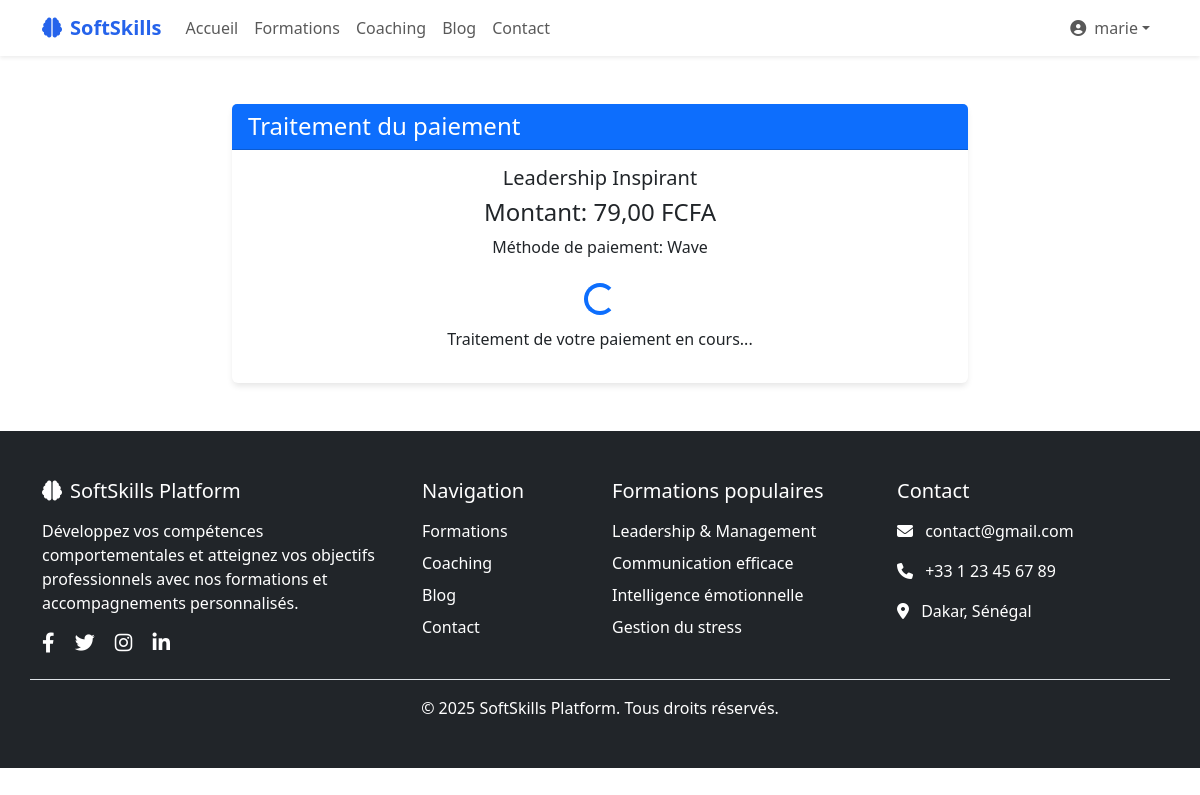
Screenshot of /payments/process/2/wave/ (signed in) with the database file from the repository.
### users/models.py (models this page shows, shortened)
class CustomUser(AbstractUser):
    phone = models.CharField(_('phone number'), max_length=20, blank=True)
    profile_picture = models.ImageField(
        upload_to='profile_pics/',
        null=True,
        blank=True
    )
    bio = models.TextField(_('bio'), max_length=500, blank=True)
    is_subscribed = models.BooleanField(_('abonné'), default=False)
    subscription_end_date = models.DateTimeField(
        _('date de fin d\'abonnement'),
        null=True,
        blank=True
    )
    class Meta:
        db_table = 'users_customuser'
        verbose_name = _('user')
        verbose_name_plural = _('users')

### courses/models.py (models this page shows, shortened)
class Course(models.Model):
    DIFFICULTY_LEVELS = [
        ('beginner', 'Débutant'),
        ('intermediate', 'Intermédiaire'),
        ('advanced', 'Avancé'),
    ]
    title = models.CharField(_('titre'), max_length=200)
    slug = models.SlugField(_('slug'), max_length=200, unique=True)
    description = models.TextField(_('description'))
    short_description = models.CharField(_('description courte'), max_length=300)
    category = models.ForeignKey(
        Category,
        on_delete=models.CASCADE,
        related_name='courses',
        verbose_name=_('catégorie')
    )
    instructor = models.ForeignKey(
        'users.CustomUser',
        on_delete=models.CASCADE,
        related_name='courses_taught',
        verbose_name=_('formateur'),
        limit_choices_to={'user_type': 'coach'}
    )
    difficulty_level = models.CharField(
        _('niveau de difficulté'),
        max_length=20,
        choices=DIFFICULTY_LEVELS,
        default='beginner'
    )
    duration_hours = models.PositiveIntegerField(_('durée en heures'))
    price = models.DecimalField(
        _('prix'),
        max_digits=10,
        decimal_places=2,
        default=0.00
    )
    is_free = models.BooleanField(_('gratuit'), default=False)
    thumbnail = models.ImageField(
        _('miniature'),
        upload_to='course_thumbnails/',
        blank=True,
        null=True
    )
    video_intro = models.URLField(_('vidéo d\'introduction'), blank=True)
    objectives = models.TextField(_('objectifs d\'apprentissage'))
    prerequisites = models.TextField(_('prérequis'), blank=True)
    target_audience = models.TextField(_('public cible'))
    is_published = models.BooleanField(_('publié'), default=False)
    is_featured = models.BooleanField(_('mis en avant'), default=False)
    enrollment_count = models.PositiveIntegerField(_('nombre d\'inscriptions'), default=0)
    created_at = models.DateTimeField(_('créé le'), auto_now_add=True)
    updated_at = models.DateTimeField(_('modifié le'), auto_now=True)
    published_at = models.DateTimeField(_('publié le'), null=True, blank=True)
    class Meta:
        verbose_name = _('formation')
        verbose_name_plural = _('formations')
        ordering = ['-created_at']

### payments/views.py (the view)
# urls.py: path('process/<int:course_id>/<str:payment_method>/', views.process_payment, name='process_payment'),
@login_required
@login_required
def process_payment(request, course_id, payment_method):
    course = get_object_or_404(Course, id=course_id, is_published=True)
    if CourseEnrollment.objects.filter(user_id=request.user.id, course=course).exists():
        messages.warning(request, "Vous êtes déjà inscrit à ce cours.")
        return redirect('courses:course_detail', slug=course.slug)
    context = {
        'course': course,
        'payment_method': payment_method,
    }
    return render(request, 'payments/process_payment.html', context)

### templates/payments/process_payment.html (shortened to what this page needs)
{% extends 'base.html' %}
{% load static %}
{% block content %}
<div class="container py-5">
    <div class="row justify-content-center">
        <div class="col-md-8">
            <div class="card">
                <div class="card-header bg-primary text-white">
                    <h4 class="mb-0">Traitement du paiement</h4>
                </div>
                <div class="card-body text-center">
                    <h5 class="card-title">{{ course.title }}</h5>
                    <p class="h4">Montant: {{ course.price }} FCFA</p>
                    <p>Méthode de paiement: {{ payment_method|title }}</p>
                    <div class="mt-4">
                        <div class="spinner-border text-primary" role="status">
                        </div>
                        <p class="mt-2">Traitement de votre paiement en cours...</p>
                    </div>
                </div>
            </div>
        </div>
    </div>
</div>
{% endblock %}

### templates/base.html (shortened to what this page needs)
<!DOCTYPE html>
<html lang="fr">
<head>
    <link href="https://cdn.jsdelivr.net/npm/bootstrap@5.3.0/dist/css/bootstrap.min.css" rel="stylesheet">
    <link rel="stylesheet" href="https://cdnjs.cloudflare.com/ajax/libs/font-awesome/6.4.0/css/all.min.css">
</head>
<body>
    <nav class="navbar navbar-expand-lg navbar-light bg-white shadow-sm">
        <div class="container">
            <a class="navbar-brand" href="{% url 'courses:home' %}">
                <i class="fas fa-brain me-2"></i>SoftSkills
            </a>
            <div class="collapse navbar-collapse" id="navbarNav">
                <ul class="navbar-nav me-auto">
                    <li class="nav-item">
                        <a class="nav-link" href="{% url 'courses:home' %}">Accueil</a>
                    </li>
                    <li class="nav-item">
                        <a class="nav-link" href="{% url 'courses:course_list' %}">Formations</a>
                    </li>
                    <li class="nav-item">
                        <a class="nav-link" href="{% url 'coaching:coach_list' %}">Coaching</a>
                    </li>
                    <li class="nav-item">
                        <a class="nav-link" href="{% url 'blog:post_list' %}">Blog</a>
                    </li>
                    <li class="nav-item">
                        <a class="nav-link" href="{% url 'contact:contact' %}">Contact</a>
                    </li>
                </ul>
                <ul class="navbar-nav">
                    {% if user.is_authenticated %}
                        <li class="nav-item dropdown">
                            <a class="nav-link dropdown-toggle d-flex align-items-center" href="#" id="userDropdown" role="button" data-bs-toggle="dropdown" aria-expanded="false">
                                {% if user.profile_picture %}
                                    <img src="{{ user.profile_picture.url }}" alt="Photo de profil" class="profile-img me-2">
                                {% else %}
                                    <i class="fas fa-user-circle me-2"></i>
                                {% endif %}
                                {{ user.first_name|default:user.email|truncatechars:15 }}
                            </a>
                        </li>
                    {% endif %}
                </ul>
            </div>
        </div>
    </nav>
    <main>
        {% block content %}{% endblock %}
    </main>
    <footer class="bg-dark text-white py-5">
        <div class="container">
            <div class="row g-4">
                <div class="col-md-4">
                    <h5 class="mb-3"><i class="fas fa-brain me-2"></i>SoftSkills Platform</h5>
                    <p>Développez vos compétences comportementales et atteignez vos objectifs professionnels avec nos formations et accompagnements personnalisés.</p>
                    <div class="mt-3">
                        <a href="#" class="text-white me-3" aria-label="Facebook"><i class="fab fa-facebook-f fa-lg"></i></a>
                        <a href="#" class="text-white me-3" aria-label="Twitter"><i class="fab fa-twitter fa-lg"></i></a>
                        <a href="#" class="text-white me-3" aria-label="Instagram"><i class="fab fa-instagram fa-lg"></i></a>
                        <a href="#" class="text-white" aria-label="LinkedIn"><i class="fab fa-linkedin-in fa-lg"></i></a>
                    </div>
                </div>
                <div class="col-md-2">
                    <h5 class="mb-3">Navigation</h5>
                    <ul class="list-unstyled">
                        <li class="mb-2"><a href="{% url 'courses:course_list' %}" class="text-white text-decoration-none">Formations</a></li>
                        <li class="mb-2"><a href="{% url 'coaching:coach_list' %}" class="text-white text-decoration-none">Coaching</a></li>
                        <li class="mb-2"><a href="{% url 'blog:post_list' %}" class="text-white text-decoration-none">Blog</a></li>
                        <li><a href="#" class="text-white text-decoration-none">Contact</a></li>
                    </ul>
                </div>
                <div class="col-md-3">
                    <h5 class="mb-3">Formations populaires</h5>
                    <ul class="list-unstyled">
                        <li class="mb-2">Leadership & Management</li>
                        <li class="mb-2">Communication efficace</li>
                        <li class="mb-2">Intelligence émotionnelle</li>
                        <li>Gestion du stress</li>
                    </ul>
                </div>
                <div class="col-md-3">
                    <h5 class="mb-3">Contact</h5>
                    <ul class="list-unstyled">
                        <li class="mb-3">
                            <i class="fas fa-envelope me-2"></i>
                            <a href="mailto:contact@gmail.com" class="text-white text-decoration-none">contact@gmail.com</a>
                        </li>
                        <li class="mb-3">
                            <i class="fas fa-phone me-2"></i>
                            <a href="tel:+33123456789" class="text-white text-decoration-none">+33 1 23 45 67 89</a>
                        </li>
                        <li>
                            <i class="fas fa-map-marker-alt me-2"></i>
                            <span>Dakar, Sénégal</span>
                        </li>
                    </ul>
                </div>
            </div>
            <div class="row mt-4 pt-3 border-top">
                <div class="col-12 text-center">
                    <p class="mb-0">&copy; 2025 SoftSkills Platform. Tous droits réservés.</p>
                </div>
            </div>
        </div>
    </footer>
</body>
</html>

### templates/base.html (style rules this page uses)
:root { --primary-color: #2563eb; --secondary-color: #10b981; --accent-color: #f59e0b; }
.navbar-brand { font-weight: 700; color: var(--primary-color) !important; }
.card { border: none; box-shadow: 0 4px 6px -1px rgba(0, 0, 0, 0.1); transition: transform 0.2s ease-in-out; }

### rows the page displays
CustomUser: first_name "marie"
Course: title "Leadership Inspirant", price "79,00"

### other values shown
{{ payment_method|title }} "Wave"
